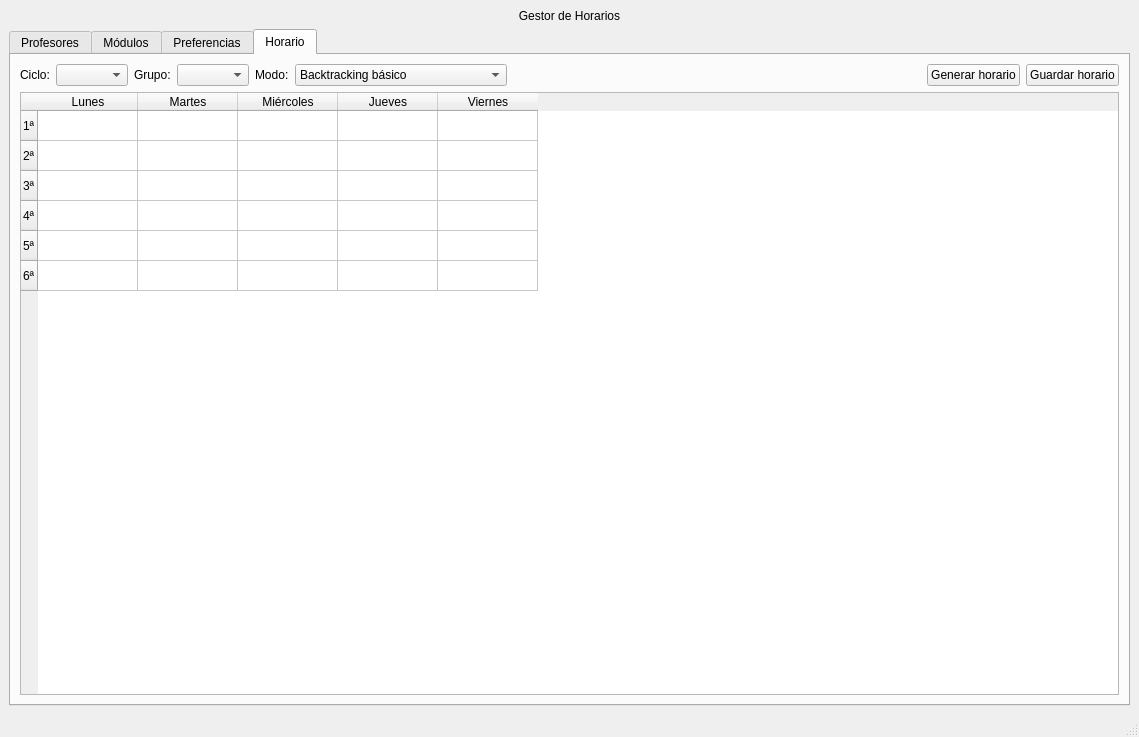
<?xml version="1.0" encoding="UTF-8"?>
<ui version="4.0">
    <class>MainWindow</class>
    <widget class="QMainWindow" name="MainWindow">
        <property name="geometry">
            <rect>
                <x>0</x>
                <y>0</y>
                <width>1139</width>
                <height>737</height>
            </rect>
        </property>
        <property name="windowTitle">
            <string>Gestor de Horarios</string>
        </property>
        <widget class="QWidget" name="centralwidget">
            <layout class="QVBoxLayout" name="verticalLayout_main">
                <item>
                    <widget class="QLabel" name="lblTitulo">
                        <property name="text">
                            <string>Gestor de Horarios</string>
                        </property>
                        <property name="alignment">
                            <set>Qt::AlignCenter</set>
                        </property>
                    </widget>
                </item>
                <item>
                    <widget class="QTabWidget" name="tabWidget">
                        <property name="currentIndex">
                            <number>3</number>
                        </property>

                        <widget class="QWidget" name="tabProfesores">
                            <attribute name="title">
                                <string>Profesores</string>
                            </attribute>
                            <layout class="QVBoxLayout" name="verticalLayout_profesores">
                                <item>
                                    <layout class="QHBoxLayout" name="horizontalLayout_filtrosProfes">
                                        <item>
                                            <widget class="QLabel" name="labelCicloProfes">
                                                <property name="text">
                                                    <string>Ciclo:</string>
                                                </property>
                                            </widget>
                                        </item>
                                        <item>
                                            <widget class="QComboBox" name="comboCicloProfesores"/>
                                        </item>
                                        <item>
                                            <widget class="QLabel" name="labelGrupoProfes">
                                                <property name="text">
                                                    <string>Grupo:</string>
                                                </property>
                                            </widget>
                                        </item>
                                        <item>
                                            <widget class="QComboBox" name="comboGrupoProfesores"/>
                                        </item>
                                        <item>
                                            <spacer name="horizontalSpacer_1">
                                                <property name="orientation">
                                                    <enum>Qt::Horizontal</enum>
                                                </property>
                                                <property name="sizeHint" stdset="0">
                                                    <size>
                                                        <width>40</width>
                                                        <height>20</height>
                                                    </size>
                                                </property>
                                            </spacer>
                                        </item>
                                        <item>
                                            <widget class="QPushButton" name="btnCargarTrabajadores">
                                                <property name="text">
                                                    <string>Cargar datos</string>
                                                </property>
                                            </widget>
                                        </item>
                                    </layout>
                                </item>
                                <item>
                                    <widget class="QTableWidget" name="tablaProfesores">
                                        <column>
                                            <property name="text">
                                                <string>Nombre</string>
                                            </property>
                                        </column>
                                        <column>
                                            <property name="text">
                                                <string>Módulos</string>
                                            </property>
                                        </column>
                                        <column>
                                            <property name="text">
                                                <string>Horas/semana</string>
                                            </property>
                                        </column>
                                        <column>
                                            <property name="text">
                                                <string>Restricciones</string>
                                            </property>
                                        </column>
                                        <column>
                                            <property name="text">
                                                <string>Preferencias</string>
                                            </property>
                                        </column>
                                    </widget>
                                </item>
                                <item>
                                    <layout class="QHBoxLayout" name="horizontalLayout_botonesProfes">
                                        <item>
                                            <widget class="QPushButton" name="btnAnadirProfesor">
                                                <property name="text">
                                                    <string>Añadir profesor</string>
                                                </property>
                                            </widget>
                                        </item>
                                        <item>
                                            <widget class="QPushButton" name="btnEditarProfesor">
                                                <property name="text">
                                                    <string>Editar profesor</string>
                                                </property>
                                            </widget>
                                        </item>
                                        <item>
                                            <widget class="QPushButton" name="btnEliminarProfesor">
                                                <property name="text">
                                                    <string>Eliminar</string>
                                                </property>
                                            </widget>
                                        </item>
                                        <item>
                                            <spacer name="horizontalSpacer_2">
                                                <property name="orientation">
                                                    <enum>Qt::Horizontal</enum>
                                                </property>
                                                <property name="sizeHint" stdset="0">
                                                    <size>
                                                        <width>40</width>
                                                        <height>20</height>
                                                    </size>
                                                </property>
                                            </spacer>
                                        </item>
                                    </layout>
                                </item>
                            </layout>
                        </widget>

                        <widget class="QWidget" name="tabModulos">
                            <attribute name="title">
                                <string>Módulos</string>
                            </attribute>
                            <layout class="QVBoxLayout" name="verticalLayout_modulos">
                                <item>
                                    <layout class="QHBoxLayout" name="horizontalLayout_filtrosMod">
                                        <item>
                                            <widget class="QLabel" name="labelCicloMod">
                                                <property name="text">
                                                    <string>Ciclo:</string>
                                                </property>
                                            </widget>
                                        </item>
                                        <item>
                                            <widget class="QComboBox" name="comboCicloModulos"/>
                                        </item>
                                        <item>
                                            <widget class="QLabel" name="labelGrupoMod">
                                                <property name="text">
                                                    <string>Grupo:</string>
                                                </property>
                                            </widget>
                                        </item>
                                        <item>
                                            <widget class="QComboBox" name="comboGrupoModulos"/>
                                        </item>
                                        <item>
                                            <spacer name="horizontalSpacer_mod_1">
                                                <property name="orientation">
                                                    <enum>Qt::Horizontal</enum>
                                                </property>
                                                <property name="sizeHint" stdset="0">
                                                    <size>
                                                        <width>40</width>
                                                        <height>20</height>
                                                    </size>
                                                </property>
                                            </spacer>
                                        </item>
                                        <item>
                                            <widget class="QPushButton" name="btnCargarModulos">
                                                <property name="text">
                                                    <string>Cargar módulos</string>
                                                </property>
                                            </widget>
                                        </item>
                                    </layout>
                                </item>
                                <item>
                                    <widget class="QTableWidget" name="tablaModulos">
                                        <column>
                                            <property name="text">
                                                <string>Nombre módulo</string>
                                            </property>
                                        </column>
                                        <column>
                                            <property name="text">
                                                <string>Ciclo</string>
                                            </property>
                                        </column>
                                        <column>
                                            <property name="text">
                                                <string>Horas/semana</string>
                                            </property>
                                        </column>
                                        <column>
                                            <property name="text">
                                                <string>Horas máx/día</string>
                                            </property>
                                        </column>
                                    </widget>
                                </item>
                                <item>
                                    <layout class="QHBoxLayout" name="horizontalLayout_botonesMod">
                                        <item>
                                            <widget class="QPushButton" name="btnAsignarProfesorModulo">
                                                <property name="text">
                                                    <string>Asignar profesor</string>
                                                </property>
                                            </widget>
                                        </item>
                                        <item>
                                            <widget class="QPushButton" name="btnAnadirModulo">
                                                <property name="text">
                                                    <string>Añadir módulo</string>
                                                </property>
                                            </widget>
                                        </item>
                                        <item>
                                            <widget class="QPushButton" name="btnEliminarModulo">
                                                <property name="text">
                                                    <string>Eliminar módulo</string>
                                                </property>
                                            </widget>
                                        </item>
                                        <item>
                                            <spacer name="horizontalSpacer_mod_2">
                                                <property name="orientation">
                                                    <enum>Qt::Horizontal</enum>
                                                </property>
                                                <property name="sizeHint" stdset="0">
                                                    <size>
                                                        <width>40</width>
                                                        <height>20</height>
                                                    </size>
                                                </property>
                                            </spacer>
                                        </item>
                                    </layout>
                                </item>
                            </layout>
                        </widget>

                        <widget class="QWidget" name="tabPreferencias">
                            <attribute name="title">
                                <string>Preferencias</string>
                            </attribute>
                            <layout class="QVBoxLayout" name="verticalLayout_pref">

                                <item>
                                    <layout class="QHBoxLayout" name="horizontalLayout_profPref">
                                        <item>
                                            <widget class="QLabel" name="labelProfesorPref">
                                                <property name="text">
                                                    <string>Profesor:</string>
                                                </property>
                                            </widget>
                                        </item>
                                        <item>
                                            <widget class="QComboBox" name="comboProfesoresPref"/>
                                        </item>
                                    </layout>
                                </item>

                                <item>
                                    <widget class="QLabel" name="labelDispTitulo">
                                        <property name="text">
                                            <string>Disponibilidad (OBLIGATORIA):</string>
                                        </property>
                                    </widget>
                                </item>
                                <item>
                                    <widget class="QTableWidget" name="tablaDisponibilidad">
                                        <property name="selectionMode">
                                            <enum>QAbstractItemView::ExtendedSelection</enum>
                                        </property>
                                        <property name="selectionBehavior">
                                            <enum>QAbstractItemView::SelectItems</enum>
                                        </property>
                                    </widget>
                                </item>

                                <item>
                                    <widget class="QLabel" name="labelPrefTitulo">
                                        <property name="text">
                                            <string>Preferencias de días y horas:</string>
                                        </property>
                                    </widget>
                                </item>
                                <item>
                                    <widget class="QTableWidget" name="tablaPreferencias">
                                        <property name="selectionMode">
                                            <enum>QAbstractItemView::ExtendedSelection</enum>
                                        </property>
                                        <property name="selectionBehavior">
                                            <enum>QAbstractItemView::SelectItems</enum>
                                        </property>
                                    </widget>
                                </item>

                                <item>
                                    <layout class="QHBoxLayout" name="horizontalLayout_botonesPref">
                                        <item>
                                            <widget class="QPushButton" name="btnGuardarPrefDisp">
                                                <property name="text">
                                                    <string>Guardar preferencias y disponibilidad</string>
                                                </property>
                                            </widget>
                                        </item>
                                        <item>
                                            <spacer name="horizontalSpacer_pref_1">
                                                <property name="orientation">
                                                    <enum>Qt::Horizontal</enum>
                                                </property>
                                                <property name="sizeHint" stdset="0">
                                                    <size>
                                                        <width>40</width>
                                                        <height>20</height>
                                                    </size>
                                                </property>
                                            </spacer>
                                        </item>
                                    </layout>
                                </item>
                            </layout>
                        </widget>

                        <widget class="QWidget" name="tabHorario">
                            <attribute name="title">
                                <string>Horario</string>
                            </attribute>
                            <layout class="QVBoxLayout" name="verticalLayout_horario">
                                <item>
                                    <layout class="QHBoxLayout" name="horizontalLayout_filtrosHor">
                                        <item>
                                            <widget class="QLabel" name="labelCicloHor">
                                                <property name="text">
                                                    <string>Ciclo:</string>
                                                </property>
                                            </widget>
                                        </item>
                                        <item>
                                            <widget class="QComboBox" name="comboCicloHorario"/>
                                        </item>
                                        <item>
                                            <widget class="QLabel" name="labelGrupoHor">
                                                <property name="text">
                                                    <string>Grupo:</string>
                                                </property>
                                            </widget>
                                        </item>
                                        <item>
                                            <widget class="QComboBox" name="comboGrupoHorario"/>
                                        </item>
                                        <item>
                                            <widget class="QLabel" name="labelModoGeneracion">
                                                <property name="text">
                                                    <string>Modo:</string>
                                                </property>
                                            </widget>
                                        </item>
                                        <item>
                                            <widget class="QComboBox" name="comboModoGeneracion">
                                                <item>
                                                    <property name="text">
                                                        <string>Backtracking básico</string>
                                                    </property>
                                                </item>
                                                <item>
                                                    <property name="text">
                                                        <string>Backtracking restricciones fuertes</string>
                                                    </property>
                                                </item>
                                                <item>
                                                    <property name="text">
                                                        <string>Backtracking relajado (lvl 2)</string>
                                                    </property>
                                                </item>
                                            </widget>
                                        </item>
                                        <item>
                                            <spacer name="horizontalSpacer_hor_1">
                                                <property name="orientation">
                                                    <enum>Qt::Horizontal</enum>
                                                </property>
                                                <property name="sizeHint" stdset="0">
                                                    <size>
                                                        <width>40</width>
                                                        <height>20</height>
                                                    </size>
                                                </property>
                                            </spacer>
                                        </item>
                                        <item>
                                            <widget class="QPushButton" name="btnGenerarHorario">
                                                <property name="text">
                                                    <string>Generar horario</string>
                                                </property>
                                            </widget>
                                        </item>
                                        <item>
                                            <widget class="QPushButton" name="btnGuardarHorario">
                                                <property name="text">
                                                    <string>Guardar horario</string>
                                                </property>
                                            </widget>
                                        </item>
                                    </layout>
                                </item>
                                <item>
                                    <widget class="QTableWidget" name="tablaHorario">
                                        <property name="sizePolicy">
                                            <sizepolicy hsizetype="Expanding" vsizetype="Expanding">
                                                <horstretch>0</horstretch>
                                                <verstretch>0</verstretch>
                                            </sizepolicy>
                                        </property>
                                        <row>
                                            <property name="text">
                                                <string>1ª</string>
                                            </property>
                                        </row>
                                        <row>
                                            <property name="text">
                                                <string>2ª</string>
                                            </property>
                                        </row>
                                        <row>
                                            <property name="text">
                                                <string>3ª</string>
                                            </property>
                                        </row>
                                        <row>
                                            <property name="text">
                                                <string>4ª</string>
                                            </property>
                                        </row>
                                        <row>
                                            <property name="text">
                                                <string>5ª</string>
                                            </property>
                                        </row>
                                        <row>
                                            <property name="text">
                                                <string>6ª</string>
                                            </property>
                                        </row>
                                        <column>
                                            <property name="text">
                                                <string>Lunes</string>
                                            </property>
                                        </column>
                                        <column>
                                            <property name="text">
                                                <string>Martes</string>
                                            </property>
                                        </column>
                                        <column>
                                            <property name="text">
                                                <string>Miércoles</string>
                                            </property>
                                        </column>
                                        <column>
                                            <property name="text">
                                                <string>Jueves</string>
                                            </property>
                                        </column>
                                        <column>
                                            <property name="text">
                                                <string>Viernes</string>
                                            </property>
                                        </column>
                                    </widget>
                                </item>
                            </layout>
                        </widget>
                    </widget>
                </item>
            </layout>
        </widget>
        <widget class="QMenuBar" name="menubar">
            <property name="geometry">
                <rect>
                    <x>0</x>
                    <y>0</y>
                    <width>1139</width>
                    <height>26</height>
                </rect>
            </property>
        </widget>
        <widget class="QStatusBar" name="statusbar"/>
    </widget>
    <resources/>
    <connections/>
</ui>
